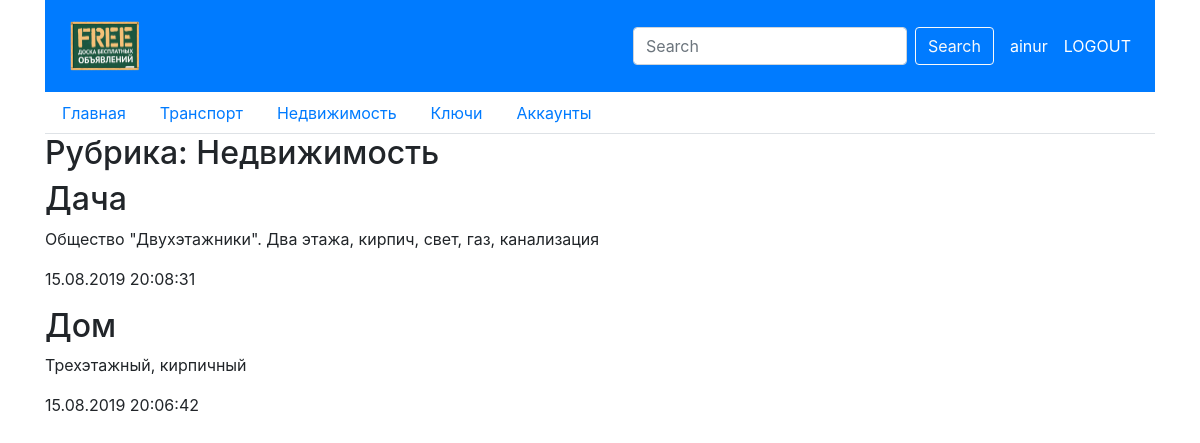
Screenshot of /bboard/2/ (signed in) with the database file from the repository.
### bboard/models.py (models this page shows, shortened)
class Rubric(models.Model):
  name = models.CharField(max_length=20, db_index=True, verbose_name='Название')
  class Meta:
    verbose_name_plural = 'Рубрики'
    verbose_name = 'Рубрика'
    ordering = ['-name']

class Bb (models.Model):
  title = models.CharField(max_length=50, verbose_name='Товар')
  content = models.TextField(null=True, blank=True, verbose_name='Описание')
  price = models.FloatField(null=True, blank=True, verbose_name='Цена')
  published = models.DateTimeField(auto_now_add=True, db_index=True, verbose_name='Опубликовано')
  rubric = models.ForeignKey('Rubric', null=True,
  on_delete=models.PROTECT, verbose_name='Рубрика')
  class Meta:
    verbose_name_plural = 'Объявления'
    verbose_name = 'Объявление'
    ordering = ['-published']

### bboard/views.py (the view)
# urls.py: path('<int:rubric_id>/', by_rubric, name='by_rubric'),
def by_rubric(request, rubric_id):
  bbs = Bb.objects.filter(rubric=rubric_id)
  rubrics = Rubric.objects.all()
  current_rubric = Rubric.objects.get(pk=rubric_id)
  context = {'bbs': bbs , 'rubrics': rubrics, 'current_rubric': current_rubric}
  return render(request, 'bboard/by_rubric.html', context)

### bboard/templates/bboard/by_rubric.html (shortened to what this page needs)
{% extends "bboard/layout/basic.html" %}
{% block content %}
<h2>Рубрика: {{ current_rubric.name }}</h2>
{% for bb in bbs %}
<div>
  <h2>{{ bb.title }}</h2>
  <p>{{ bb.content }}</p>
  <p>{{ bb.published|date:"d.m.Y H:i:s" }}</p>
</div>
{% endfor %}
{% endblock %}

### bboard/templates/bboard/layout/basic.html (shortened to what this page needs)
{% load static %}
<!DOCTYPE html>
<html>
<head>
  <link rel="stylesheet" href="{% static 'bboard/style.css' %}">
  <link rel="stylesheet" href="https://stackpath.bootstrapcdn.com/bootstrap/4.3.1/css/bootstrap.min.css"
>
</head>
<body>
  <div class='container'>
    <nav class="navbar navbar-expand-lg navbar-dark bg-primary">
      <div class='mr-auto p-2 bd-highlight'>
        <a class="navbar-brand" href="{% url 'index' %}"><img class='nav_img' src="{% static 'bboard/adv.png' %}"></a>
      </div>
      <div class='p-2 bd-highlight'>
        <form class="form-inline">
          <input class="form-control mr-sm-2" type="search" placeholder="Search" aria-label="Search">
          <button class="btn btn-outline-light my-2 my-sm-0" type="submit">Search</button>
        </form>
      </div>
      <div class="p-2 bd-highlight">
        <a class='add_b' href="#">{{ user.username }}</a>
      </div>
      <div class="p-2 bd-highlight">
        <a class='add_b' href="{% url 'login' %}">
          {% if user.is_authenticated %}
          <a class='add_b' href="{% url 'logout' %}">LOGOUT</a>
          {%else%}
          <a class='add_b' href="{% url 'login' %}">LOGIN</a>
          {%endif%}
        </a>
      </div>
    </nav>
    <nav class='nav nav-tabs'>
      <a class="nav-item nav-link" href="{% url 'index' %}">Главная<span class="sr-only">(current)</span></a>
      {% for rubric in rubrics %}
      <a class="nav-item nav-link" href="{% url 'by_rubric' rubric.pk %}">{{ rubric.name }}</a>
      {% endfor %}
    </nav>
    <div>
      <section>
        {% block content %}{% endblock %}
      </section>
    </div>
  </div>
</body>
</html>

### bboard/static/bboard/style.css (style rules this page uses)
.add_b { color: white; }
.nav_img { width: auto; height: 50px; }

### rows the page displays
Rubric: name "Транспорт"
Rubric: name "Недвижимость"
Rubric: name "Ключи"
Rubric: name "Аккаунты"
Bb: title "Дача", content "Общество \"Двухэтажники\". Два этажа, кирпич, свет, газ, канализация", published "15.08.2019 20:08:31"
Bb: title "Дом", content "Трехэтажный, кирпичный", published "15.08.2019 20:06:42"

### other values shown
{{ user.username }} "ainur"
